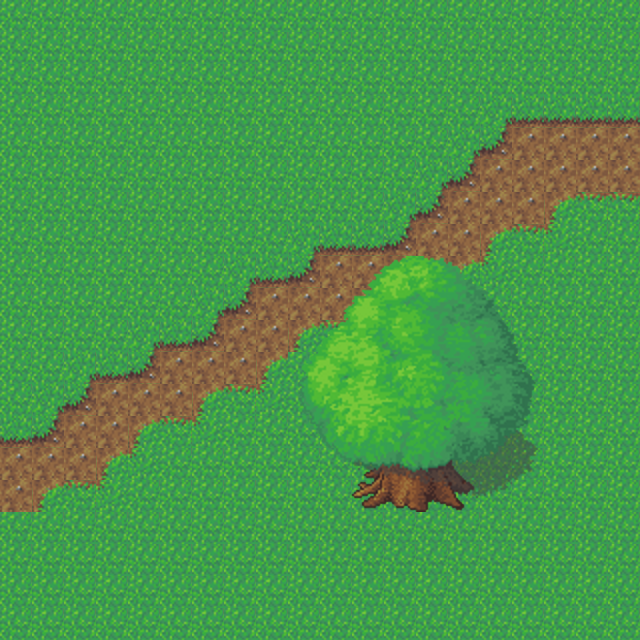

This is a level from a 2D game, rendered from its Tiled map with the project's own tilesets. A one-line summary and the map file follow, with tile-layer data summarised:
An orthogonal 20x20 tile map with 32x32 px tiles, 3 tile layers (Background, ForeGround, Top), 2 tilesets and 1 object.

<map version="1.0" orientation="orthogonal" renderorder="right-down" width="20" height="20" tilewidth="32" tileheight="32" nextobjectid="5">
 <tileset firstgid="1" name="grass-tiles-2-small" tilewidth="32" tileheight="32">
  <image source="grass-tiles-2-small.png" width="384" height="192" />
 </tileset>
 <tileset firstgid="73" name="tree2-final" tilewidth="32" tileheight="32">
  <image source="tree2-final.png" width="256" height="256" />
 </tileset>
 <layer name="Background" width="20" height="20">
  <data>[400 cells, 400 non-empty, 8 distinct tile ids]</data>
 </layer>
 <layer name="ForeGround" width="20" height="20">
  <data>[400 cells, 16 non-empty, 16 distinct tile ids]</data>
 </layer>
 <layer name="Top" width="20" height="20">
  <data>[400 cells, 48 non-empty, 48 distinct tile ids]</data>
 </layer>
 <objectgroup name="Collision">
  <object id="2" x="341" y="444" width="148" height="66" />
 </objectgroup>
</map>
